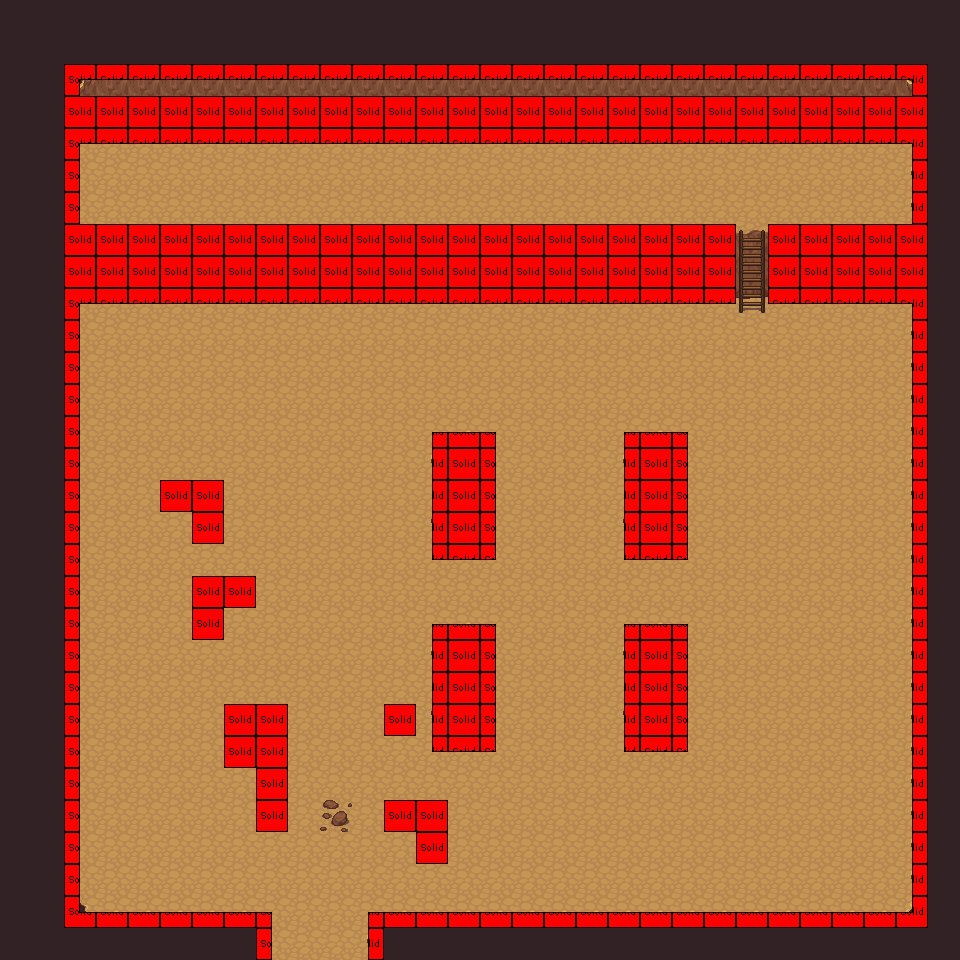

The image is a tile-based game level rendered from a .tmx file. Its description and source (layers, tilesets, objects; grid data summarised) follow:
An orthogonal 30x30 tile map with 32x32 px tiles, 4 tile layers (Calque 1, Calque 3, Calque 2, Logic), 2 tilesets and 1 object (changement).

<map version="1.2" tiledversion="1.3.2" orientation="orthogonal" renderorder="right-down" compressionlevel="0" width="30" height="30" tilewidth="32" tileheight="32" infinite="0" nextlayerid="6" nextobjectid="7">
 <tileset firstgid="1" source="TerrainMontagne.tsx" />
 <tileset firstgid="109" source="logicSolid.tsx" />
 <layer id="1" name="Calque 1" width="30" height="30">
  <data>[900 cells, 900 non-empty, 2 distinct tile ids]</data>
 </layer>
 <layer id="3" name="Calque 3" width="30" height="30">
  <data>[900 cells, 81 non-empty, 3 distinct tile ids]</data>
 </layer>
 <layer id="2" name="Calque 2" width="30" height="30">
  <data>[900 cells, 285 non-empty, 30 distinct tile ids]</data>
 </layer>
 <layer id="4" name="Logic" width="30" height="30">
  <data>[900 cells, 302 non-empty, 13 distinct tile ids]</data>
 </layer>
 <objectgroup id="5" name="Calque d'objets 1" width="30" height="30">
  <object id="5" name="goBakcMap1" type="changement" x="272" y="910" width="93" height="48">
   <properties>
    <property name="detmap" value="map1" />
    <property name="detx" type="int" value="223" />
    <property name="dety" type="int" value="607" />
   </properties>
  </object>
 </objectgroup>
</map>
